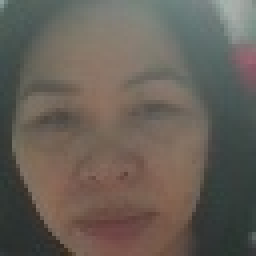
#> input picture data/registered_faces/Mai_Thi_Thu_Thao_07_01_1975/Mai_Thi_Thu_Thao_07_01_1975_001.jpg, 64 x 64 px (shown 4 times larger); its folder holds 3 pictures in this run
$ python dataset_loader.py
#> lines starting #> are read from the running program, lines starting #| are printed output that depends on the picture
import os
import sys

if hasattr(sys.stdout, 'reconfigure'):
    sys.stdout.reconfigure(encoding='utf-8')
if hasattr(sys.stderr, 'reconfigure'):
    sys.stderr.reconfigure(encoding='utf-8')

import cv2
import glob
import numpy as np
import tensorflow as tf

class FaceDatasetLoader:
    """
    Module nạp và tăng cường dữ liệu (Data Augmentation) mạnh mẽ cho TinyML Face Recognition.
    - Quét toàn bộ danh tính trong data/registered_faces/
    - Luôn tạo hệ thống 8 lớp đối kháng đa tần số (Multi-Anchor Impostor Classes)
      để đảm bảo không gian cầu 128D của ArcFace học phân tách hình học khuôn mặt thực thụ,
      chống học vẹt tuyệt đối dù chỉ có 1 hay 2 người dùng.
    - Áp dụng Data Augmentation đa dạng: Xoay, Zoom, Cutout, Contrast, Brightness, Noise.
    """
    def __init__(self, data_dir=None, target_size=(64, 64), batch_size=16):
        if data_dir is None:
            base_dir = os.path.dirname(os.path.dirname(os.path.abspath(__file__)))
            self.data_dir = os.path.join(base_dir, "data", "registered_faces")
        else:
            self.data_dir = data_dir

        self.target_size = target_size
        self.batch_size = batch_size
        self.classes = []
        self.class_to_idx = {}
        self.image_paths = []
        self.labels = []
        self.synthetic_images = []
        self.synthetic_labels = []

        self._load_dataset_paths()

    def _generate_synthetic_impostors(self, start_idx=2, count=8, samples_per_class=30):
        """
        Sinh 8 lớp đối kháng nhân tạo (Synthetic Impostors) với các mẫu vân hình học & tần số khác nhau.
        Điều này ép ArcFace loss tạo các biên phân cách góc cực rộng cho các người dùng thực tế.
        """
        synth_imgs = []
        synth_lbls = []

        for k in range(count):
            cls_idx = start_idx + k
            cls_name = f"Synthetic_Anchor_{k+1}"
            self.classes.append(cls_name)
            self.class_to_idx[cls_name] = cls_idx

            for s in range(samples_per_class):
                h, w = self.target_size
                img = np.zeros((h, w), dtype=np.uint8)

                if k == 0:
                    # Anchor 1: Lưới kẻ ngang dọc
                    freq = np.random.randint(3, 8)
                    img[::freq, :] = np.random.randint(160, 240)
                    img[:, ::freq] = np.random.randint(100, 180)
                    noise = np.random.randint(20, 80, (h, w), dtype=np.uint8)
                    img = cv2.add(img, noise)
                elif k == 1:
                    # Anchor 2: Gradient tròn từ tâm (Radial)
                    cx, cy = np.random.randint(24, 40), np.random.randint(24, 40)
                    y, x = np.ogrid[:h, :w]
                    dist = np.sqrt((x - cx)**2 + (y - cy)**2)
                    img = np.clip(255 - dist * np.random.uniform(3.5, 6.0), 0, 255).astype(np.uint8)
                elif k == 2:
                    # Anchor 3: Sọc chéo (Diagonal stripes)
                    angle = np.random.uniform(0.3, 1.2)
                    y, x = np.mgrid[:h, :w]
                    pattern = np.sin((x * np.cos(angle) + y * np.sin(angle)) * 0.4) * 127 + 128
                    img = pattern.astype(np.uint8)
                elif k == 3:
                    # Anchor 4: Đốm Gaussian đa tâm (Blobs)
                    for _ in range(np.random.randint(3, 7)):
                        bx, by = np.random.randint(10, 54), np.random.randint(10, 54)
                        rad = np.random.randint(6, 16)
                        cv2.circle(img, (bx, by), rad, int(np.random.randint(120, 255)), -1)
                    img = cv2.GaussianBlur(img, (9, 9), 3.0)
                elif k == 4:
                    # Anchor 5: Bàn cờ (Checkerboard)
                    bs = np.random.randint(4, 10)
                    for r in range(0, h, bs):
                        for c in range(0, w, bs):
                            if ((r // bs) + (c // bs)) % 2 == 0:
                                img[r:r+bs, c:c+bs] = np.random.randint(150, 240)
                elif k == 5:
                    # Anchor 6: Khối hình học ngẫu nhiên
                    for _ in range(np.random.randint(2, 5)):
                        pt1 = (np.random.randint(5, 45), np.random.randint(5, 45))
                        pt2 = (np.random.randint(20, 60), np.random.randint(20, 60))
                        cv2.rectangle(img, pt1, pt2, int(np.random.randint(80, 220)), -1)
                elif k == 6:
                    # Anchor 7: Gradient tuyến tính xoay góc
                    grad = np.linspace(20, 235, w, dtype=np.uint8)
                    img = np.tile(grad, (h, 1))
                    M = cv2.getRotationMatrix2D((w//2, h//2), np.random.randint(0, 360), 1.0)
                    img = cv2.warpAffine(img, M, (w, h), borderMode=cv2.BORDER_REFLECT)
                else:
                    # Anchor 8: Nhiễu đốm hạt có tương quan không gian (Speckle)
                    low_res = np.random.randint(0, 255, (h//4, w//4), dtype=np.uint8)
                    img = cv2.resize(low_res, (h, w), interpolation=cv2.INTER_CUBIC)

                # Chuẩn hóa về [-1.0, 1.0]
                norm_img = (img.astype(np.float32) - 127.5) / 128.0
                norm_img = np.expand_dims(norm_img, axis=-1)
                synth_imgs.append(norm_img)
                synth_lbls.append(cls_idx)

        return synth_imgs, synth_lbls

    def _load_dataset_paths(self):
        """Quét thư mục và gán nhãn cho từng người dùng thực tế."""
        if not os.path.exists(self.data_dir):
            os.makedirs(self.data_dir, exist_ok=True)

        # Lọc chỉ lấy thư mục người dùng thực tế (không phải Impostor hay Synthetic)
        subdirs = [
            d for d in os.listdir(self.data_dir)
            if os.path.isdir(os.path.join(self.data_dir, d)) and not d.startswith("Impostor_") and not d.startswith("Synthetic_")
        ]
        subdirs.sort()

        self.classes = subdirs.copy()
        self.class_to_idx = {cls_name: idx for idx, cls_name in enumerate(self.classes)}

        self.image_paths = []
        self.labels = []

        for cls_name in subdirs:
            cls_dir = os.path.join(self.data_dir, cls_name)
            img_files = glob.glob(os.path.join(cls_dir, "*.jpg")) + glob.glob(os.path.join(cls_dir, "*.png"))
            for img_path in img_files:
                self.image_paths.append(img_path)
                self.labels.append(self.class_to_idx[cls_name])
#> pass 2 of the loop in _load_dataset_paths, `for cls_name in subdirs:`:

        print(f"[+] Tìm thấy {len(subdirs)} người dùng thực tế với tổng cộng {len(self.image_paths)} ảnh:")
        for cls_name, idx in self.class_to_idx.items():
            count = sum(1 for label in self.labels if label == idx)
            print(f"    - Class {idx}: '{cls_name}' ({count} ảnh)")

        # Luôn tạo thêm 8 lớp đối kháng đa dạng tần số
        num_real_classes = len(subdirs)
        print(f"[*] Đang khởi tạo 8 lớp đối kháng nhân tạo (Synthetic Anchors) để rèn luyện không gian hình học khuôn mặt...")
        self.synthetic_images, self.synthetic_labels = self._generate_synthetic_impostors(
            start_idx=num_real_classes,
            count=8,
            samples_per_class=35
        )
        print(f"[+] Tổng số lớp sau khi bổ sung đối kháng: {len(self.classes)} lớp.")

    def augment_image(self, image_np):
        """
        Data Augmentation chuyên sâu cho khuôn mặt đã căn chỉnh (Aligned Faces):
        - Xoay ngẫu nhiên (-8 độ đến +8 độ)
        - Phóng to/Thu nhỏ (Scale 0.94 - 1.06), tịnh tiến nhẹ (+-2 pixel)
        - Biến đổi cường độ chiếu sáng đa dạng (Gamma, Contrast, Brightness)
        - Làm mờ ngẫu nhiên (Gaussian Blur) mô phỏng camera rung lắc
        - Cutout ngẫu nhiên (che 1 ô nhỏ giả lập bóng râm/tóc)
        - Nhiễu hạt cảm biến Gaussian
        """
        img = image_np.copy()
        h, w = img.shape

        # 0. Lật ngang ngẫu nhiên (Horizontal Flip)
        if np.random.rand() > 0.5:
            img = cv2.flip(img, 1)

        # 1. Xoay và Scale/Tịnh tiến nhẹ (Affine Transform giữ nguyên tâm mắt)
        angle = np.random.uniform(-15.0, 15.0)
        scale = np.random.uniform(0.94, 1.06)
        tx = np.random.uniform(-2.0, 2.0)
        ty = np.random.uniform(-2.0, 2.0)

        M = cv2.getRotationMatrix2D((w / 2.0, h / 2.0), angle, scale)
        M[0, 2] += tx
        M[1, 2] += ty
        img = cv2.warpAffine(img, M, (w, h), flags=cv2.INTER_LINEAR, borderMode=cv2.BORDER_REFLECT)

        # 2. Biến đổi Gamma (Mô phỏng ánh sáng ngày vs phòng tối)
        if np.random.rand() > 0.4:
            gamma = np.random.uniform(0.70, 1.40)
            inv_gamma = 1.0 / gamma
            table = np.array([((i / 255.0) ** inv_gamma) * 255 for i in np.arange(0, 256)]).astype("uint8")
            img = cv2.LUT(img, table)

        # 3. Thay đổi độ sáng & tương phản
        alpha = np.random.uniform(0.75, 1.25) # Contrast
        beta = np.random.uniform(-25, 25)      # Brightness
        img = np.clip(alpha * img + beta, 0, 255).astype(np.uint8)

        # 4. Làm mờ nhẹ ngẫu nhiên (Motion Blur / Defocus)
        if np.random.rand() > 0.6:
            img = cv2.GaussianBlur(img, (3, 3), np.random.uniform(0.4, 1.0))

        # 5. Random Cutout (Che 1 ô nhỏ giả lập kính/bóng râm)
        if np.random.rand() > 0.6:
            rw = np.random.randint(5, 12)
            rh = np.random.randint(5, 12)
            rx = np.random.randint(2, w - rw - 2)
            ry = np.random.randint(2, h - rh - 2)
            fill_val = np.random.randint(30, 180)
            img[ry:ry+rh, rx:rx+rw] = fill_val

        # 6. Thêm nhiễu Gaussian hạt camera
        if np.random.rand() > 0.5:
            noise = np.random.normal(0, np.random.uniform(2, 6), img.shape)
            img = np.clip(img + noise, 0, 255).astype(np.uint8)

        return img

    def get_tf_dataset(self, augment=True, repeat=12):
        """
        Chuyển đổi thành tf.data.Dataset hiệu năng cao.
        """
#> called with augment = True, repeat = 5
        if len(self.image_paths) == 0:
            raise ValueError(f"❌ Không tìm thấy ảnh nào trong {self.data_dir} để huấn luyện!")

        all_images = []
        all_labels = []

        # Nạp ảnh của người dùng thật vào bộ nhớ RAM
        for path, label in zip(self.image_paths, self.labels):
            img_bgr = cv2.imread(path)
#> img_bgr is the input picture: shape (64, 64, 3); mean B, G, R 87.2, 95.5, 103.1
            if img_bgr is None:
                continue
            img_gray = cv2.cvtColor(img_bgr, cv2.COLOR_BGR2GRAY)
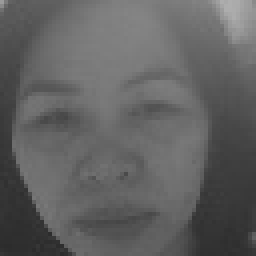
#> img_gray: shape (64, 64) (shown 4 times larger); min 43, max 174, mean 96.8
            img_gray = cv2.resize(img_gray, self.target_size, interpolation=cv2.INTER_AREA)

            # Nhân bản dữ liệu với Data Augmentation
            for _ in range(repeat if augment else 1):
                if augment:
                    aug_img = self.augment_image(img_gray)
                else:
                    aug_img = img_gray

                # Chuẩn hóa về dải [-1.0, 1.0]
                norm_img = (aug_img.astype(np.float32) - 127.5) / 128.0
                norm_img = np.expand_dims(norm_img, axis=-1)

                all_images.append(norm_img)
                all_labels.append(label)
#> this loop made 5 passes
#> pass 1, in augment_image, `img = cv2.warpAffine(img, M, (w, h), flags=cv2.INTER_LINEAR, borderMod..`:
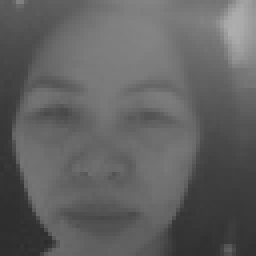
#> img: shape (64, 64) (shown 4 times larger); min 44, max 174, mean 96.7
#> pass 1, in augment_image, `img = cv2.LUT(img, table)`:
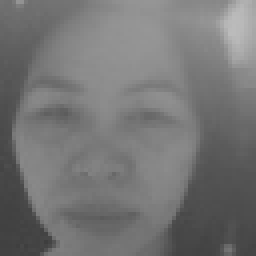
#> img: shape (64, 64) (shown 4 times larger); min 62, max 187, mean 116.5
#> after the loop, all_images = 5 items; all_labels = [0, 0, 0, 0, 0]
#> pass 2 of the loop in get_tf_dataset, `for path, label in zip(self.image_paths, self.labels):`:
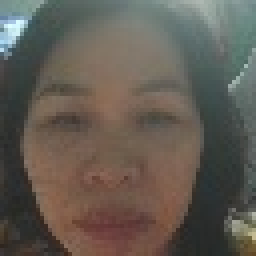
#> input picture data/registered_faces/Mai_Thi_Thu_Thao_07_01_1975/Mai_Thi_Thu_Thao_07_01_1975_002.jpg, 64 x 64 px (shown 4 times larger)
#> in get_tf_dataset, img_bgr is the input picture: shape (64, 64, 3); mean B, G, R 82.8, 91.5, 98.4
#> in get_tf_dataset, `img_gray = cv2.cvtColor(img_bgr, cv2.COLOR_BGR2GRAY)`:
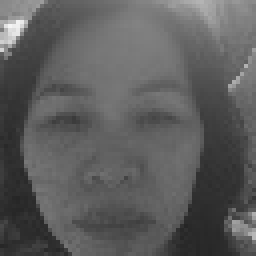
#> img_gray: shape (64, 64) (shown 4 times larger); min 37, max 244, mean 92.6
#> the loop in get_tf_dataset, `for _ in range(repeat if augment else 1):` made 5 passes
#> pass 1, in augment_image (call 6), `img = cv2.warpAffine(img, M, (w, h), flags=cv2.INTER_LINEAR, borderMod..`:
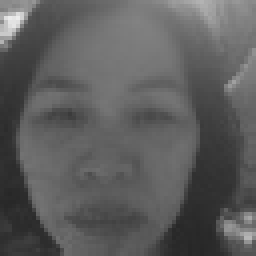
#> img: shape (64, 64) (shown 4 times larger); min 39, max 236, mean 92.7
#> after the loop in get_tf_dataset, `for _ in range(repeat if augment else 1):`: all_images = 10 items; all_labels = [0, 0, 0, 0, 0, 0, 0, 0, 0, 0]
#> pass 3 of the loop in get_tf_dataset, `for path, label in zip(self.image_paths, self.labels):`:
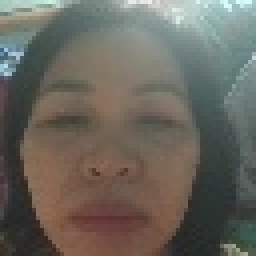
#> input picture data/registered_faces/Mai_Thi_Thu_Thao_07_01_1975/Mai_Thi_Thu_Thao_07_01_1975_003.jpg, 64 x 64 px (shown 4 times larger)
#> in get_tf_dataset, img_bgr is the input picture: shape (64, 64, 3); mean B, G, R 93.4, 101.7, 105.4
#> the loop in get_tf_dataset, `for _ in range(repeat if augment else 1):` made 5 passes
#> pass 1, in augment_image (call 11), `img = cv2.warpAffine(img, M, (w, h), flags=cv2.INTER_LINEAR, borderMod..`:
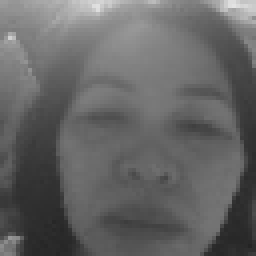
#> img: shape (64, 64) (shown 4 times larger); min 36, max 227, mean 100.6
#> pass 1, in augment_image (call 11), `img = np.clip(alpha * img + beta, 0, 255).astype(np.uint8)`:
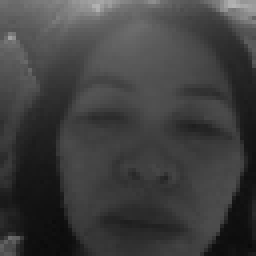
#> img: shape (64, 64) (shown 4 times larger); min 10, max 180, mean 62.9
#> after the loop in get_tf_dataset, `for _ in range(repeat if augment else 1):`: all_images = 15 items; all_labels = [0, 0, 0, 0, 0, 0, 0, 0, 0, 0, 0, 0, 0, 0, 0]
#> the loop made 4 passes; the first 3 are shown

        # Bổ sung các mẫu Synthetic Impostors
        all_images.extend(self.synthetic_images)
        all_labels.extend(self.synthetic_labels)

        all_images = np.array(all_images, dtype=np.float32)
        all_labels = np.array(all_labels, dtype=np.int32)

        print(f"[+] Tạo Dataset thành công: {len(all_images)} mẫu huấn luyện ({len(self.classes)} lớp).")

        # Tạo tf.data.Dataset
#> (the run stopped early here; a loop or call above may not have finished)
